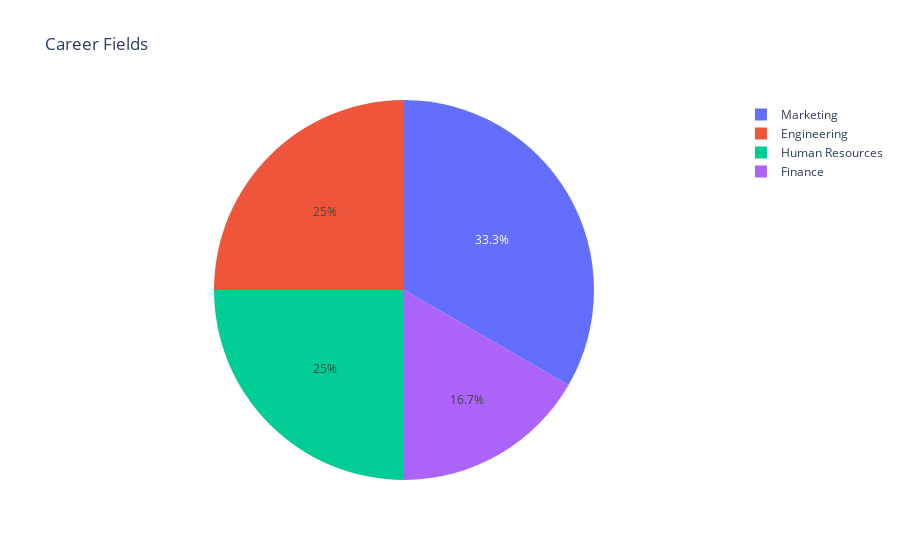

The cell this chart's notebook holds for it:
### Markdown cell above
<a id='feng'></a> <div class="alert alert-block alert-info">

### Feature Engineering
 </div>

### Code cell
import plotly.graph_objs as go

field = ['Engineering', 'Finance', 'Human Resources', 'Marketing']
trace = go.Pie(labels = field, values = sal.Field)
data = [trace]
layout = go.Layout(
   {"title":"Career Fields"})
fig = go.Figure(data,layout)
fig.show()

### Figure 1 — Plotly figure (JSON) as saved in the notebook; plotly's stock layout.template omitted (floating-point values rounded to 4 significant figures; data arrays with more than 128 entries replaced by an {"elided": "..."} marker saying what was removed)
{"data": [{"labels": ["Engineering", "Finance", "Human Resources", "Marketing"], "type": "pie", "values": {"elided": "514 int values"}}], "layout": {"title": {"text": "Career Fields"}}}
